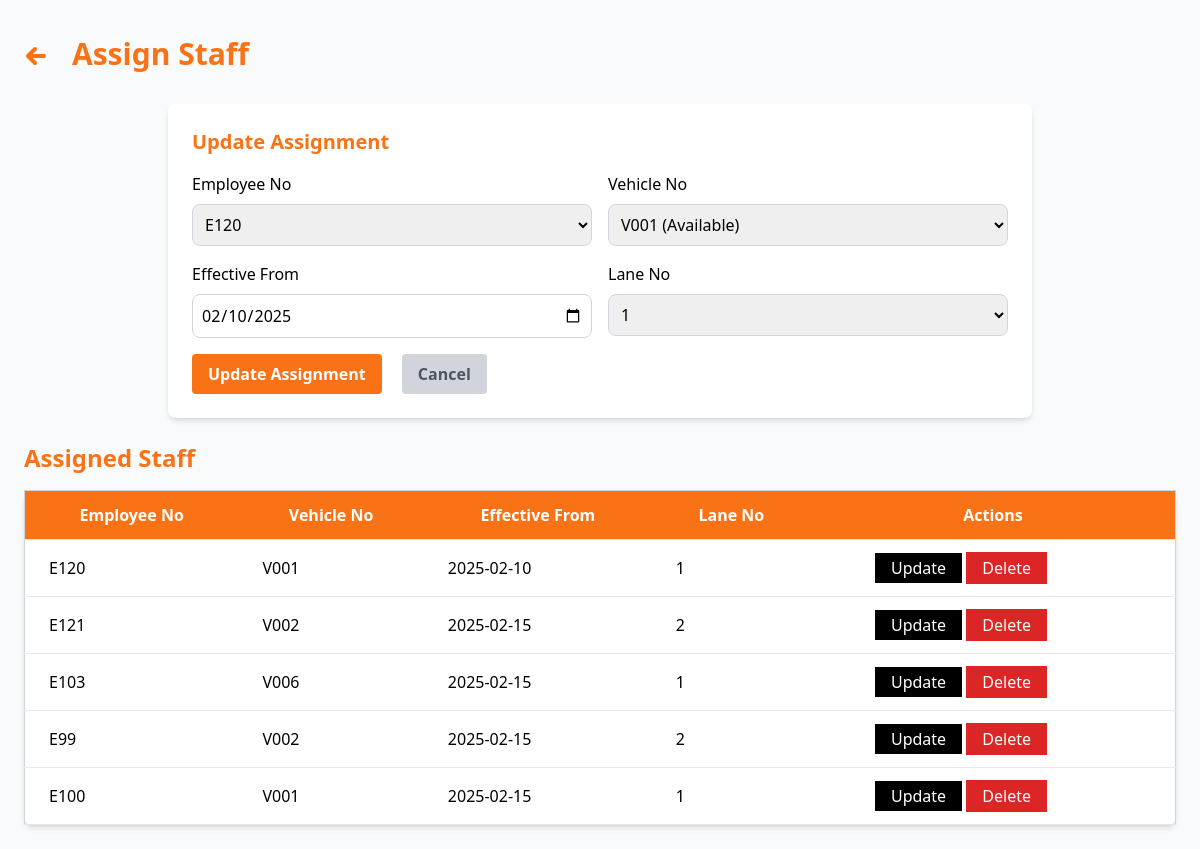
Screenshot of /manager/assign_staff.php?id=5 with the database file from the repository.
### tables this page shows
CREATE TABLE IF NOT EXISTS `assign_staff` (
  `id` int NOT NULL AUTO_INCREMENT,
  `employee_no` varchar(50) NOT NULL,
  `vehicle_no` varchar(50) NOT NULL,
  `date` date NOT NULL,
  `lane_no` varchar(50) NOT NULL,
  PRIMARY KEY (`id`),
  KEY `employee_no` (`employee_no`),
  KEY `vehicle_no` (`vehicle_no`)
);

CREATE TABLE IF NOT EXISTS `cleaning_staff` (
  `id` int NOT NULL AUTO_INCREMENT,
  `employee_no` varchar(50) NOT NULL,
  `name` varchar(100) NOT NULL,
  `mobile` varchar(15) NOT NULL,
  `type` enum('Collector','Driver') NOT NULL,
  PRIMARY KEY (`id`),
  UNIQUE KEY `employee_no` (`employee_no`)
);

CREATE TABLE IF NOT EXISTS `vehicle` (
  `id` int NOT NULL AUTO_INCREMENT,
  `vehicle_no` varchar(50) NOT NULL,
  `capacity` int NOT NULL,
  `date` date NOT NULL,
  `status` enum('Available','Out of service','In service') NOT NULL,
  PRIMARY KEY (`id`),
  UNIQUE KEY `vehicle_no` (`vehicle_no`)
);

CREATE TABLE IF NOT EXISTS `area` (
  `id` int NOT NULL AUTO_INCREMENT,
  `lane_no` varchar(50) NOT NULL,
  `unit_no` int NOT NULL,
  `description` text NOT NULL,
  `no_of_houses` int NOT NULL,
  PRIMARY KEY (`id`)
);

### manager/assign_staff.php (the view, shortened to what this page needs)
<?php
include '../config/database.php';
$sql = "SELECT * FROM assign_staff";
$result = $conn->query($sql);
$sql_employee = "SELECT employee_no FROM cleaning_staff";
$result_employee = $conn->query($sql_employee);
$sql_vehicle = "SELECT vehicle_no, status FROM vehicle WHERE status IN ('In service', 'Available')";
$result_vehicle = $conn->query($sql_vehicle);
$sql_lane = "SELECT lane_no FROM area";
$result_lane = $conn->query($sql_lane);
$assignment = null;
if (isset($_GET['id'])) {
    $id = $_GET['id'];
    $sql_assignment = "SELECT * FROM assign_staff WHERE id = $id";
    $result_assignment = $conn->query($sql_assignment);
    if ($result_assignment->num_rows > 0) {
        $assignment = $result_assignment->fetch_assoc();
    }
}
?>
<!DOCTYPE html>
<html lang="en">
<head>
    <script src="https://cdn.tailwindcss.com"></script>
</head>
<body class="bg-gray-50">
<div class="flex">
    <div class="flex-grow p-6">
        <div class="flex items-center space-x-4 py-3 mb-5">
            <a href="dashboard.php" class="flex items-center text-orange-500 hover:text-orange-700 text-2xl font-bold">
                <svg xmlns="http://www.w3.org/2000/svg" viewBox="0 0 24 24" fill="none" stroke="currentColor" class="h-6 w-6 mr-2 mt-1">
                    <path stroke-linecap="round" stroke-linejoin="round" stroke-width="4" d="M11 19l-7-7 7-7M4 12h16" />
                </svg>
            </a>
            <h1 class="text-3xl font-bold text-orange-500">Assign Staff</h1>
        </div>
        <div class="flex items-center justify-center">
            <form action="assign_staff.php" method="POST" class="bg-white p-6 rounded-lg shadow-md mb-6 w-3/4">
                <h3 class="text-xl font-semibold mb-4 text-orange-500"><?php echo $assignment ? "Update Assignment" : "Assign Staff to Vehicle"; ?></h3>
                <div class="grid grid-cols-2 gap-4">
                    <div>
                        <label for="employee_no" class="block mb-2">Employee No</label>
                        <select name="employee_no" id="employee_no" required class="w-full p-2 border border-gray-300 rounded-lg">
                            <?php while ($row = $result_employee->fetch_assoc()): ?>
                                <option value="<?php echo $row['employee_no']; ?>" <?php echo ($assignment && $assignment['employee_no'] == $row['employee_no']) ? 'selected' : ''; ?>>
                                    <?php echo $row['employee_no']; ?>
                                </option>
                            <?php endwhile; ?>
                        </select>
                    </div>
                    <div>
                        <label for="vehicle_no" class="block mb-2">Vehicle No</label>
                        <select name="vehicle_no" id="vehicle_no" required class="w-full p-2 border border-gray-300 rounded-lg">
                            <?php while ($row_vehicle = $result_vehicle->fetch_assoc()): ?>
                                <option value="<?php echo $row_vehicle['vehicle_no']; ?>" <?php echo ($assignment && $assignment['vehicle_no'] == $row_vehicle['vehicle_no']) ? 'selected' : ''; ?>>
                                    <?php echo $row_vehicle['vehicle_no'] . ' (' . $row_vehicle['status'] . ')'; ?>
                                </option>
                            <?php endwhile; ?>
                        </select>
                    </div>
                    <div>
                        <label for="date" class="block mb-2">Effective From</label>
                        <input type="date" name="date" id="date" value="<?php echo $assignment ? $assignment['date'] : ''; ?>" required class="w-full p-2 border border-gray-300 rounded-lg">
                    </div>
                    <div>
                        <label for="lane_no" class="block mb-2">Lane No</label>
                        <select name="lane_no" id="lane_no" required class="w-full p-2 border border-gray-300 rounded-lg">
                            <?php while ($row = $result_lane->fetch_assoc()): ?>
                                <option value="<?php echo $row['lane_no']; ?>" <?php echo ($assignment && $assignment['lane_no'] == $row['lane_no']) ? 'selected' : ''; ?>>
                                    <?php echo $row['lane_no']; ?>
                                </option>
                            <?php endwhile; ?>
                        </select>
                    </div>
                </div>
                <button type="submit" name="<?php echo $assignment ? 'update' : 'create'; ?>" class="text-white px-4 py-2 rounded bg-orange-500 font-semibold mt-4 hover:bg-orange-600">
                    <?php echo $assignment ? 'Update Assignment' : 'Assign Staff'; ?>
                </button>
                 <?php if (isset($assignment)): ?>
                    <a href="assign_staff.php"><button type="button" id="cancel-btn" class="text-gray-600 px-4 py-2 rounded bg-gray-300 font-semibold mt-4 ml-4 hover:bg-gray-400" onclick="cancelEdit()">Cancel</button></a>
                <?php endif; ?>
            </form>
        </div>
        <h3 class="text-2xl font-bold text-orange-500 mb-4">Assigned Staff</h3>
        <table class="min-w-full bg-white border border-gray-300 rounded-lg shadow-md">
            <thead>
                <tr class="bg-orange-500">
                    <th class="px-6 py-3 border-b text-white">Employee No</th>
                    <th class="px-6 py-3 border-b text-white">Vehicle No</th>
                    <th class="px-6 py-3 border-b text-white">Effective From</th>
                    <th class="px-6 py-3 border-b text-white">Lane No</th>
                    <th class="px-6 py-3 border-b text-white">Actions</th>
                </tr>
            </thead>
            <tbody>
                <?php while ($row = $result->fetch_assoc()): ?>
                <tr>
                    <td class="px-6 py-3 border-b"><?php echo $row['employee_no']; ?></td>
                    <td class="px-6 py-3 border-b"><?php echo $row['vehicle_no']; ?></td>
                    <td class="px-6 py-3 border-b"><?php echo $row['date']; ?></td>
                    <td class="px-6 py-3 border-b"><?php echo $row['lane_no']; ?></td>
                    <td class="px-6 py-3 border-b">
						<a href="assign_staff.php?id=<?php echo $row['id']; ?>" class="bg-black text-white px-4 py-1 ml-10 hover:bg-gray-600">Update</a>
						<form action="assign_staff.php" method="POST" class="inline-block" onsubmit="return confirmDelete()">
						    <button type="submit" name="delete" class="bg-red-600 text-white px-4 py-1 hover:bg-red-500">Delete</button>
						</form>
                    </td>
                </tr>
                <?php endwhile; ?>
            </tbody>
        </table>
    </div>
</div>
</body>
</html>

### rows the page displays
assign_staff: employee_no "E120", vehicle_no "V001 (Available)", date "02/10/2025", lane_no "1", vehicle_no "V001", date "2025-02-10"
assign_staff: employee_no "E121", vehicle_no "V002", date "2025-02-15", lane_no "2"
assign_staff: employee_no "E103", vehicle_no "V006", date "2025-02-15", lane_no "1"
assign_staff: employee_no "E99", vehicle_no "V002", date "2025-02-15", lane_no "2"
assign_staff: employee_no "E100", vehicle_no "V001", date "2025-02-15", lane_no "1"
